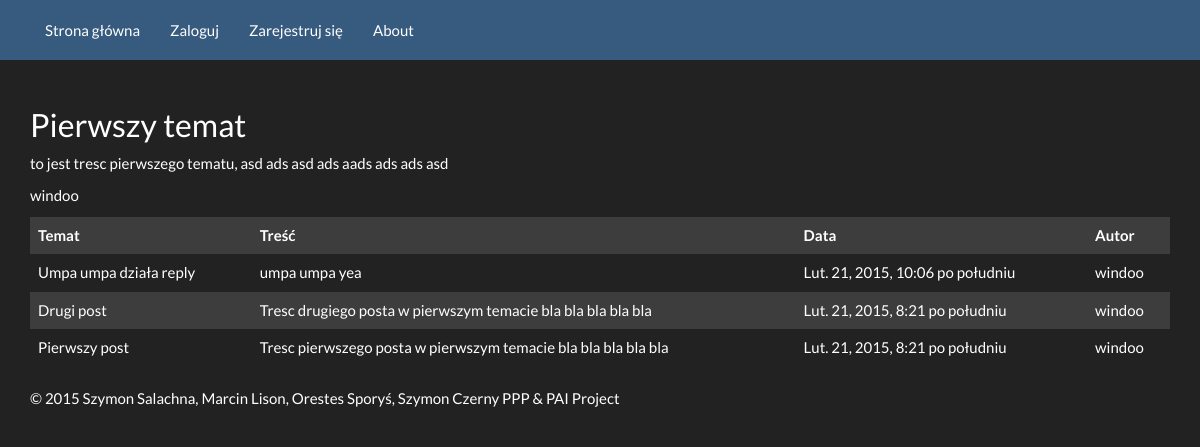
Before: /topic/1/ with the older database file.
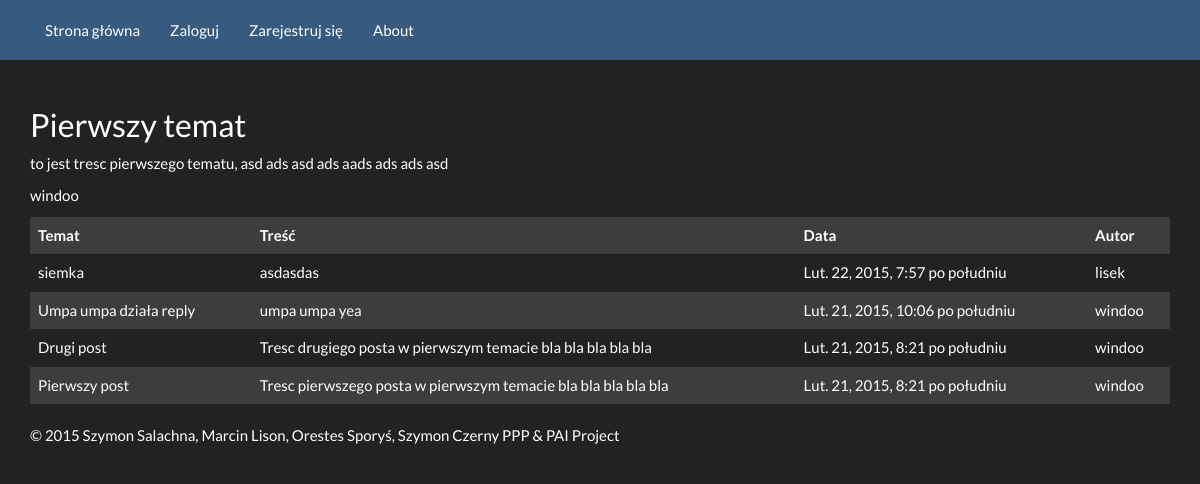
After: the same page with the newer database file.
### Forum/models.py (models this page shows, shortened)
class Post(models.Model):
    title = models.CharField(max_length=256)
    created = models.DateTimeField(auto_now_add=True)
    creator = models.ForeignKey(User, blank=True, null=True)
    updated = models.DateTimeField(auto_now=True)
    topic = models.ForeignKey(Topic)
    body = models.TextField(max_length=10000)
    def short(self):
        return u"%s - %s\n%s" % (self.creator, self.title, self.created.strftime("%b %d, %I:%M %p"))
    short.allow_tags = True

### Forum/views.py (the view)
# urls.py: url(r'^topic/(?P<topic_id>\d+)/$', 'Forum.views.topic'),
def topic(request, topic_id):
    try:
        topics = Topic.objects.get(id=topic_id)
    except ObjectDoesNotExist:
        raise Http404
    posts = Post.objects.all().filter(topic=topic_id).order_by('-created')
    return render(request, 'forum/topic.html', {'topics': topics, 'posts': posts})

### templates/forum/topic.html (shortened to what this page needs)
{% extends 'forum/index.html' %}
{% block content %}
    <br />
<h2>{{ topics.title }}</h2>
<p>{{ topics.description }}</p>
<p>{{ topics.creator.get_username }}</p>
<table class="table table-striped table-hover">
    <tr>
        <th>
            Temat
        </th>
        <th>
            Treść
        </th>
        <th>
            Data
        </th>
        <th>Autor</th>
    </tr>
{% for post in posts %}
    <tr>
        <td>
            {{ post.title }}
        </td>
        <td>
            {{ post.body }}
        </td>
        <td>
            {{ post.created }}
        </td>
        <td>
            {{ post.creator }}
        </td>
    </tr>
{% endfor %}
</table>
{% endblock %}

Changed rows visible on the page:
added Post: title "siemka", body "asdasdas", created "Lut. 22, 2015, 7:57 po południu", creator "lisek"
